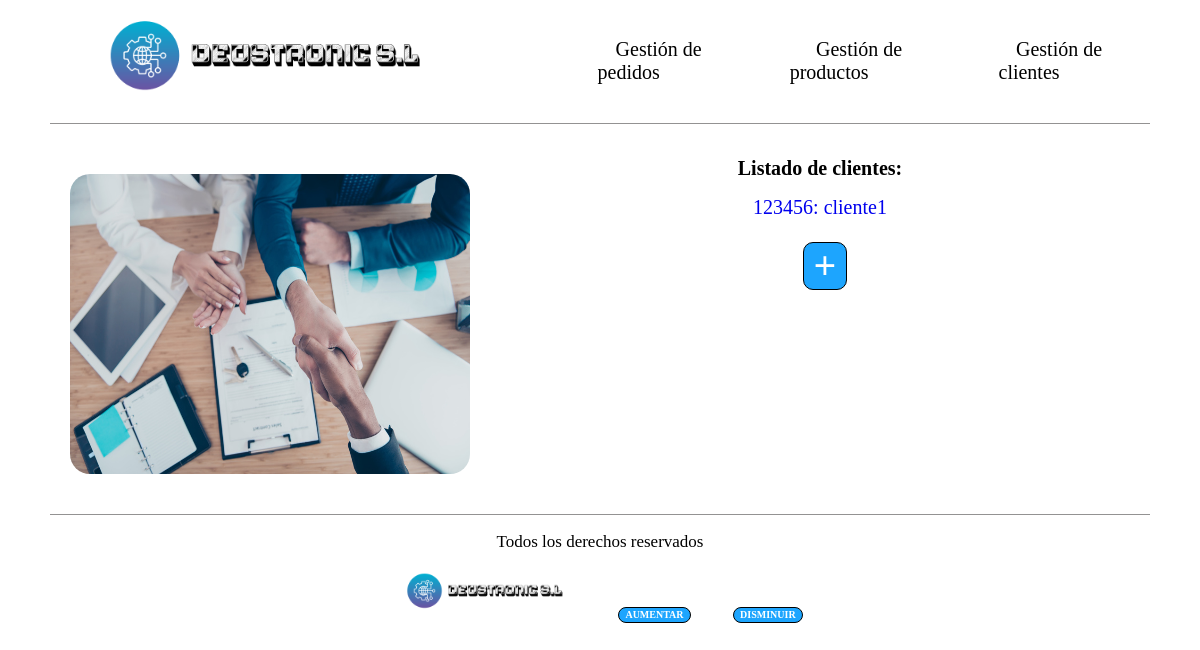
/deustronic/cliente/, run on an earlier commit of the app's database.
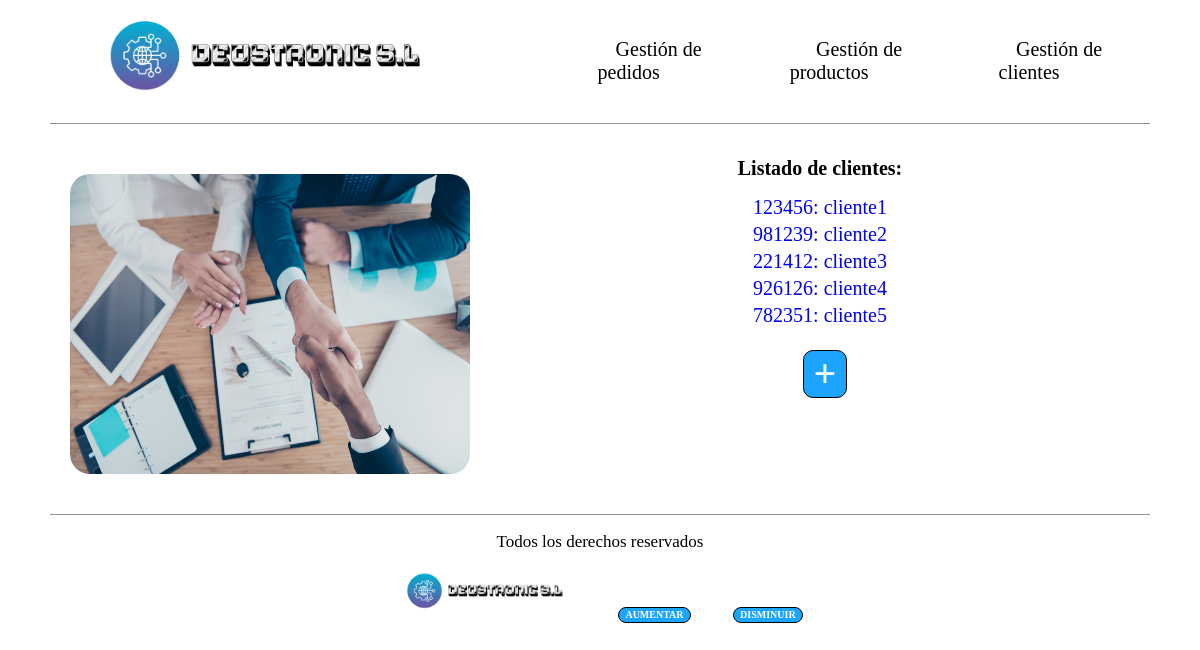
And on a later commit of the database.
### empresaDjango/models.py (models this page shows, shortened)
class Cliente(models.Model):
    cif = models.CharField(max_length=10, unique=True)
    nombre_empresa = models.CharField(max_length=10)
    direccion = models.CharField(max_length=50)
    contacto = models.CharField(max_length=10)

### empresaDjango/views.py (the view)
# urls.py: path('cliente/', views.index_cliente, name='index_cli'),
def index_cliente(request):
    clientes = Cliente.objects.all()
    return render(request, 'index_cliente.html', {'listado_clientes': clientes})

### empresaDjango/templates/index_cliente.html
{% extends 'base.html' %}
{% load static %}
{% block contenido %}
    <div class="contenedor-principal-index">
        <div class="parte-izquierda">
            <img src="{% static 'images/clientes.jpg' %}" alt="Foto representando un trato con clientes"/>
        </div>
        <div class="parte-derecha">
            <h1>Listado de clientes:</h1>
            <table class="listados">
                {% for c in listado_clientes %}
                    <tr>
                        <td>
                            <a href="{% url 'detail_cli' c.cif %}">
                                {{ c.cif }}: {{ c.nombre_empresa }}
                            </a>
                        </td>
                    </tr>
                {% endfor %}
            </table>
            <div class="boton_crear_clientes boton">
                <a href="{% url 'cliente_create' %}"> + </a>
            </div>
        </div>
    </div>
{% endblock %}

### empresaDjango/templates/base.html (shortened to what this page needs)
<!DOCTYPE html>
<html lang="es">
<head>
    {% load static %}
    <link rel="stylesheet" href="{% static 'css/styles.css' %}"/>
    <link rel="stylesheet" href="{% static 'css/normalize.css' %}"/>
</head>
<body>
<header>
    <div class="navegacion">
        <nav class="nav-principal">
            <a href="{% url 'landing_page' %}">
                <img src="{% static 'images/DEUSTRONIC.png' %}" alt="Logo Tienda"/>
            </a>
            <ul class="elementos-navegacion">
                <li class="elemento">
                    <a href="{% url 'index_ped' %}">Gestión de pedidos</a>
                </li>
                <li class="elemento">
                    <a href="{% url 'index_pro' %}">Gestión de productos</a>
                </li>
                <li class="elemento">
                    <a href="{% url 'index_cli' %}">Gestión de clientes</a>
                </li>
            </ul>
        </nav>
    </div>
</header>
<main>
    {% block contenido %} {% endblock %}
</main>
<footer>
    <div class="contenido-footer">
        <p class="copyright">Todos los derechos reservados</p>
        <img src="{% static 'images/DEUSTRONIC.png' %}" alt="Logo Tienda"/>
        <button class="boton_tamano boton" id="aumentar">AUMENTAR</button>
        <button class="boton_tamano boton" id="disminuir">DISMINUIR</button>
    </div>
</footer>
</body>
</html>

### empresaDjango/static/css/styles.css (style rules this page uses)
html { box-sizing: border-box; font-size: 62.5%; background-color: white; }
*, *:before, * after { box-sizing: inherit; }
a { text-decoration: none; }
.boton { background-color: #1DA5FE; transition: background-color 0.3s ease; border: 0.1rem solid black; }
.boton a { color: white; }
.nav-principal { display: flex; flex-direction: row; align-items: center; padding: 1rem; border-bottom: 1px solid #2e2c2c83; margin: 0 5rem 0 5rem; }
.nav-principal img { height: 10rem; }
.nav-principal a { color: rgb(0, 0, 0); margin-left: 3rem; margin-right: 3rem; text-align: center; }
.nav-principal li { text-align: center; }
.elementos-navegacion { list-style: none; display: flex; justify-content: space-between; align-items: center; font-size: 2rem; padding: 0; margin-left: 7rem; }
.contenedor-principal-index { margin: 2rem 5rem 2rem 5rem; display: grid; height: 35rem; grid-template-columns: 40% 60%; }
.parte-izquierda { display: flex; margin-left: 2rem; margin-top: 3rem; align-items: center; height: 30rem; }
.parte-izquierda img { border-radius: 2rem; width: 40rem; height: 30rem; }
.parte-derecha { display: flex; flex-direction: column; align-items: center; height: 40rem; }
.listados { font-size: 2rem; margin-bottom: 1rem; display: flex; }
.boton_crear_clientes { font-size: 4rem; font-weight: bolder; background-color: #1DA5FE; border-radius: 1rem; margin-left: 3rem; margin-right: 2rem; margin-top: 1rem; }
.boton_crear_clientes a { color: white; margin-left: 1rem; margin-right: 1rem; }
.contenido-footer { margin: 0 5rem 0 5rem; text-align: center; align-items: center; border-top: 1px solid #2e2c2c83; }
.contenido-footer img { height: 5rem; }
.copyright { font-size: 1.7rem; }
.boton_tamano { font-weight: bolder; background-color: #1DA5FE; border-radius: 1rem; margin-left: 4rem; text-align: center; color: white; }

What changed in the data, as far as the page shows it:
added Cliente: cif "981239", nombre_empresa "cliente2"
added Cliente: cif "221412", nombre_empresa "cliente3"
added Cliente: cif "926126", nombre_empresa "cliente4"
added Cliente: cif "782351", nombre_empresa "cliente5"
